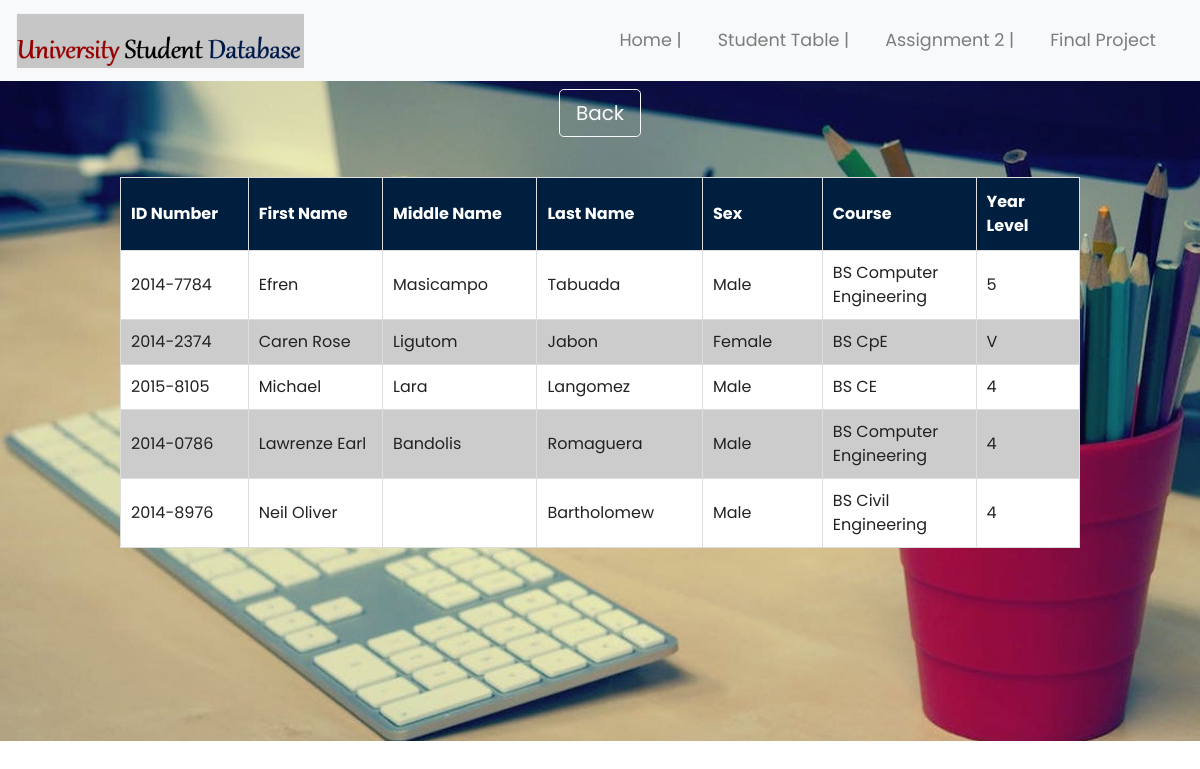
Before: /view with the older database file.
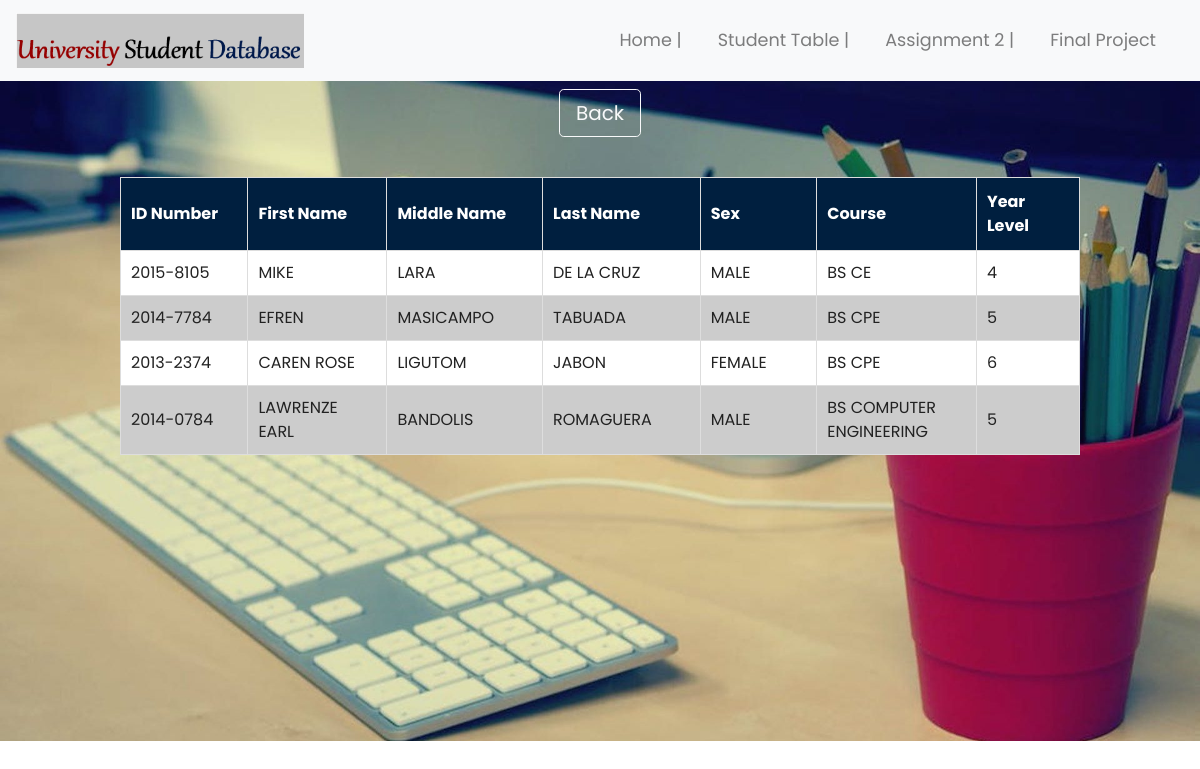
After: the same page with the newer database file.
### tables this page shows
CREATE TABLE student(
    IDNum TEXT PRIMARY KEY  NOT NULL, 
    FName TEXT, 
    MName TEXT,
    LName TEXT, 
    Sex TEXT, 
    Course TEXT, 
    YrLevel INTEGER);

### main.py (the view)
@app.route("/view",methods = ['POST','GET'])
def view():
    conn = sql.connect("database.db")
    conn.row_factory = sql.Row
    cur = conn.cursor()
    cur.execute("SELECT * FROM student")
    rows = cur.fetchall()
    return render_template("add_result.html", rows=rows)
    conn.close()

### templates/add_result.html (shortened to what this page needs)
<!DOCTYPE html>
<html lang="en">
<head>
  <link rel="stylesheet" href="https://maxcdn.bootstrapcdn.com/bootstrap/4.0.0/css/bootstrap.min.css">
  <link rel="stylesheet" type="text/css" href="{{ url_for('static', filename = 'style1.css')}}">
  <link rel="stylesheet" type="text/css" href="{{ url_for('static', filename = 'style.css')}}">
</head>
   <body class="bg">
   <center>
<nav class="navbar navbar-expand-md navbar-light bg-light ">
<div class="container-fluid">
  <a class="navbar-brand" href="/"><img src="{{url_for('static', filename='logo.png')}}" ></a>
    <ul class="navbar-nav ml-auto">
      <li class="nav-item">
        <a class="nav-link" href="/">Home  | </a>
      </li>
      <li class="nav-item">
        <a class="nav-link" href="/view">Student Table  | </a>
      </li>
      <li class="nav-item">
        <a class="nav-link" href="/">Assignment 2  | </a>
      </li><li class="nav-item">
        <a class="nav-link" href="/">Final Project </a>
      </li>
    </ul>
</div>
</nav>
<div class="carousel-inner main" id="stud_table_main">
<div class="stud_table_btn">
     <button class="btn btn-outline-light btn-lg" id="stud_table_cancel" onclick="window.location.href='/'">Back</button>
</div>
  <div>
            <table id="stud_table" style="width:80%">
            <tr>
              <th>ID Number</th>
              <th>First Name</th>
              <th>Middle Name</th>
              <th>Last Name</th>
              <th>Sex</th>
              <th>Course</th>
              <th>Year Level</th>
            </tr>
            {% for row in rows %}
                <tr>
                   <td>{{row["IDNum"]}}</td>
                   <td>{{row["FName"]}}</td>
                   <td>{{row["MName"]}}</td>
                   <td>{{row["LName"]}}</td>
                   <td>{{row["Sex"]}}</td>
                   <td>{{row["Course"]}}</td>
                   <td>{{row["YrLevel"]}}</td>
                </tr>
                {% endfor %}
                </table>
              </div>
  </div>
    </center>
   </body>
</html>

### static/style1.css (style rules this page uses)
.navbar-brand img { height: 55px; }
.navbar-nav li { padding-right: 20px; }
.nav-link { font-size: 1.1em !important; }
.container-fluid { margin:0 ! important; padding:0 ! important; }
#stud_table td, #stud_table th { width: 1150px; border: 1px solid #ddd; padding: 10px; }
#stud_table tr:nth-child(even) { background-color: white; }
#stud_table tr:nth-child(odd) { background-color: #cccccc; }
#stud_table th { padding-top: 12px; padding-bottom: 12px; text-align: left; background-color: #001f3f; color: white; }
#stud_table_main { background-image: url("background1.jpeg"); height: 660px; background-repeat: no-repeat; background-size: cover; }
#stud_table_cancel { margin-bottom: 40px; }

### static/style.css (style rules this page uses)
html, body { height: 100%; width: 100%; font-family: 'Poppins', sans-serif; color: #222; }
ul { margin:0; padding:0; }

Changed rows visible on the page:
removed student: IDNum "2014-2374", FName "Caren Rose", MName "Ligutom", LName "Jabon", Sex "Female", Course "BS CpE", YrLevel "V"
removed student: IDNum "2014-0786", FName "Lawrenze Earl", MName "Bandolis", LName "Romaguera", Sex "Male", Course "BS Computer Engineering", YrLevel "4"
removed student: IDNum "2014-8976", FName "Neil Oliver", LName "Bartholomew", Sex "Male", Course "BS Civil Engineering", YrLevel "4"
changed student "BS CE": FName "Michael" → "MIKE"; MName "Lara" → "LARA"; LName "Langomez" → "DE LA CRUZ"; Sex "Male" → "MALE"; moves up the list
changed student "2014-7784": FName "Efren" → "EFREN"; MName "Masicampo" → "MASICAMPO"; LName "Tabuada" → "TABUADA"; Sex "Male" → "MALE"; Course "BS Computer Engineering" → "BS CPE"
added student: IDNum "2013-2374", FName "CAREN ROSE", MName "LIGUTOM", LName "JABON", Sex "FEMALE", Course "BS CPE", YrLevel "6"
added student: IDNum "2014-0784", FName "LAWRENZE EARL", MName "BANDOLIS", LName "ROMAGUERA", Sex "MALE", Course "BS COMPUTER ENGINEERING", YrLevel "5"
